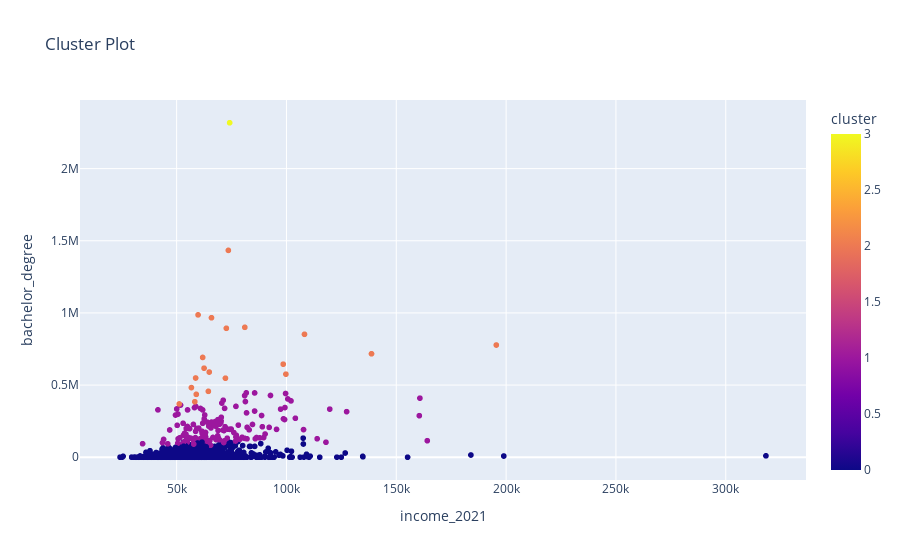

The cell this chart's notebook holds for it:
### Code cell
# Plot the clusters with plotly
# create a scatter plot with color-coded clusters
fig = px.scatter(income, x='income_2021', y='bachelor_degree', color='cluster', 
                 hover_data=['state', 'county'], title='Cluster Plot')

# show the plot
fig.show()

### Figure 1 — Plotly figure (JSON) as saved in the notebook; plotly's stock layout.template omitted (floating-point values rounded to 4 significant figures; data arrays with more than 128 entries replaced by an {"elided": "..."} marker saying what was removed)
{"data": [{"customdata": {"elided": "3006x2 str values"}, "hovertemplate": "income_2021=%{x}<br>bachelor_degree=%{y}<br>state=%{customdata[0]}<br>county=%{customdata[1]}<br>cluster=%{marker.color}<extra></extra>", "legendgroup": "", "marker": {"color": {"elided": "3006 int values"}, "coloraxis": "coloraxis", "symbol": "circle"}, "mode": "markers", "name": "", "showlegend": false, "type": "scattergl", "x": {"elided": "3006 int values"}, "xaxis": "x", "y": {"elided": "3006 int values"}, "yaxis": "y"}], "layout": {"coloraxis": {"colorbar": {"title": {"text": "cluster"}}, "colorscale": [[0, "#0d0887"], [0.1111, "#46039f"], [0.2222, "#7201a8"], [0.3333, "#9c179e"], [0.4444, "#bd3786"], [0.5556, "#d8576b"], [0.6667, "#ed7953"], [0.7778, "#fb9f3a"], [0.8889, "#fdca26"], [1, "#f0f921"]]}, "legend": {"tracegroupgap": 0}, "title": {"text": "Cluster Plot"}, "xaxis": {"anchor": "y", "domain": [0, 1], "title": {"text": "income_2021"}}, "yaxis": {"anchor": "x", "domain": [0, 1], "title": {"text": "bachelor_degree"}}}}
